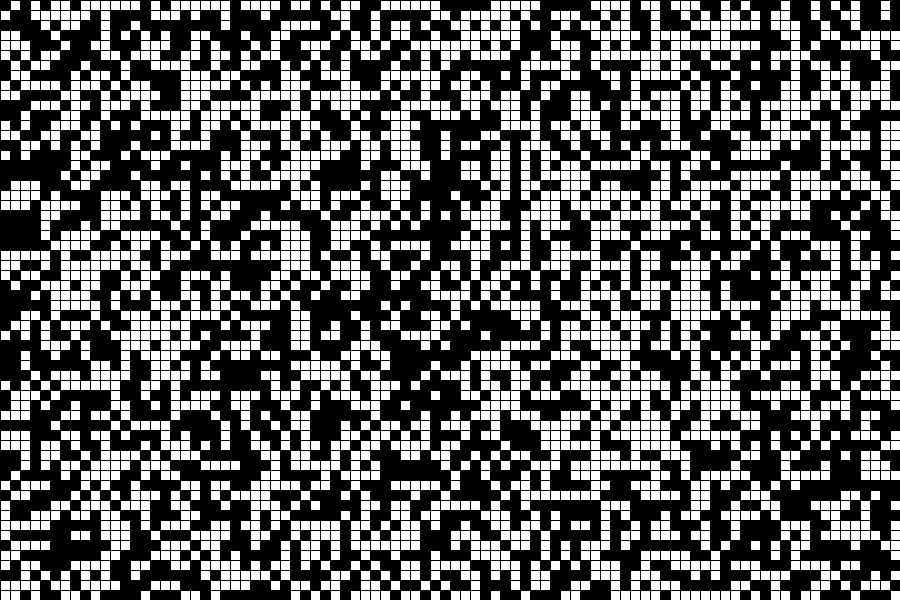
Frame 1 (no input)
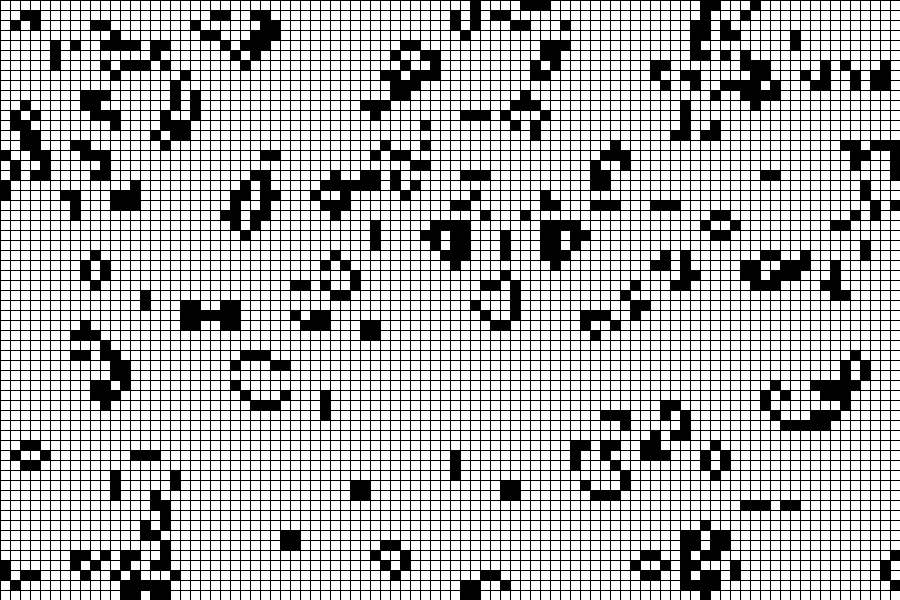
Frame 60 (the mouse pressed at the canvas centre just before this capture)
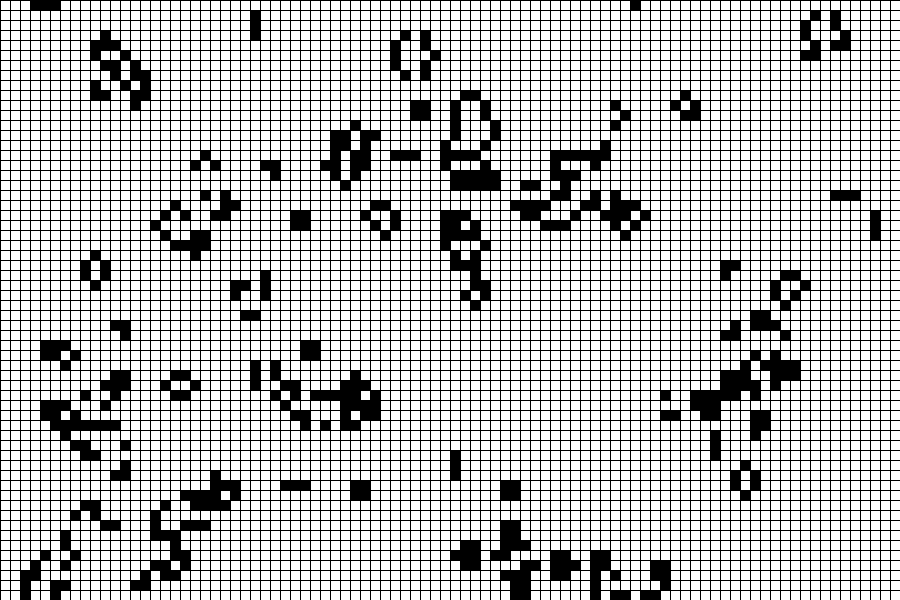
Frame 120 (the mouse held since frame 60 and released just before this capture)

The Processing sketch that drew these frames (run headless with seeded random() and noise(); from frame 60 on, the mouse is pressed at the canvas centre):

// Processing sketch: cellular_automaton2d
// ── cellular_automaton2d.pde
class CA {
  int w, rows, cols; // define grid
  // swap read and write every frame
  int[][] read; // display and calculate using read
  int[][] write; // step using write
  int[][] temp;
  boolean running;
  
  CA() {
    running = false;
    w = 10;
    rows = floor(height/w);
    cols = floor(width/w);
    read = new int[rows][cols];
    write = new int[rows][cols];
    temp = new int[rows][cols];
    init(); // initialize cells
//    manualSetup();
  }
  
  void manualSetup() {
    if(mousePressed) {
      int row = constrain(floor(mouseY/w), 0, rows - 1);
      int col = constrain(floor(mouseX/w), 0, cols - 1);
      write[row][col] = 1;
      read[row][col] = 1; // hacky solution but it works
    }
  }
  
  void clearCells() { // swap for init if using manualSetup
    for(int i = 0; i < rows; i++) {
      for(int j = 0; j < cols; j++) {
        write[i][j] = 0; // all white
        read[i][j] = 0;
        temp[i][j] = 0;
      }
    }
  } 
  
  void init() {
    running = true;
    for(int i = 0; i < rows; i++) {
      for(int j = 0; j < cols; j++) {
        write[i][j] = int(random(2)); // 0 or 1
      }
    }
  }
  
  void run() {
    if (running == false) {
      manualSetup();
    }
    if (running == true) {
      temp = write;
      write = read; // overwrite the previous read data
      read = temp; // read what you just wrote
      step();
    }
    display();
  }
  
  void step() {
    for(int i = 0; i < rows; i++) {
      for(int j = 0; j < cols; j++) {
        write[i][j] = applyRule(i, j); // apply rule to compute state
      }
    }
  }
  
  int applyRule(int row, int col) {
    int cell = read[row][col];
    int count = 0; // number of live neighbors
    for(int i = -1; i <= 1; i++) {
      int r = row + i;
      if (r < 0) { r = rows - 1; } // wrap across rows
      if (r > rows - 1) { r = 0; }
      for(int j = -1; j <= 1; j++) {
        int c = col + j;
        if (c < 0) { c = cols - 1; } // wrap across columns
        if (c > cols - 1) { c = 0; }
        count += read[r][c];
      }
    }
    count -= cell; // don't include self
    if (cell == 1 && count < 2) { return 0; } // alive with <2 neighbors ==> dead
    if (cell == 1 && count > 3) { return 0; } // alive with >3 neighbors ==> dead
    if (cell == 0 && count == 3) { return 1; } // dead with 3 live neighbors ==> alive 
    return cell; // otherwise, don't change
  }
  
  void display() { // always display read
    rectMode(CORNER);
    stroke(0);
    for(int i = 0; i < rows; i++) { // y value
      for(int j = 0; j < cols; j++) { // x value
       if (read[i][j] == 1) {
         fill(0);
       } else {
         noFill();
       }
       rect(j*w, i*w, w, w);
      }
    }
  } 
}

// ── main.pde
CA ca;

void setup() {
  size(900, 600);
  ca = new CA(); 
}

void draw() {
  background(255);
  ca.run();
}

void keyPressed() { // press enter to start or clear the simulation
  if(key == ENTER || key == RETURN) {
    ca.running = !ca.running;
  }
  if(ca.running == false) { ca.clearCells(); }
}
